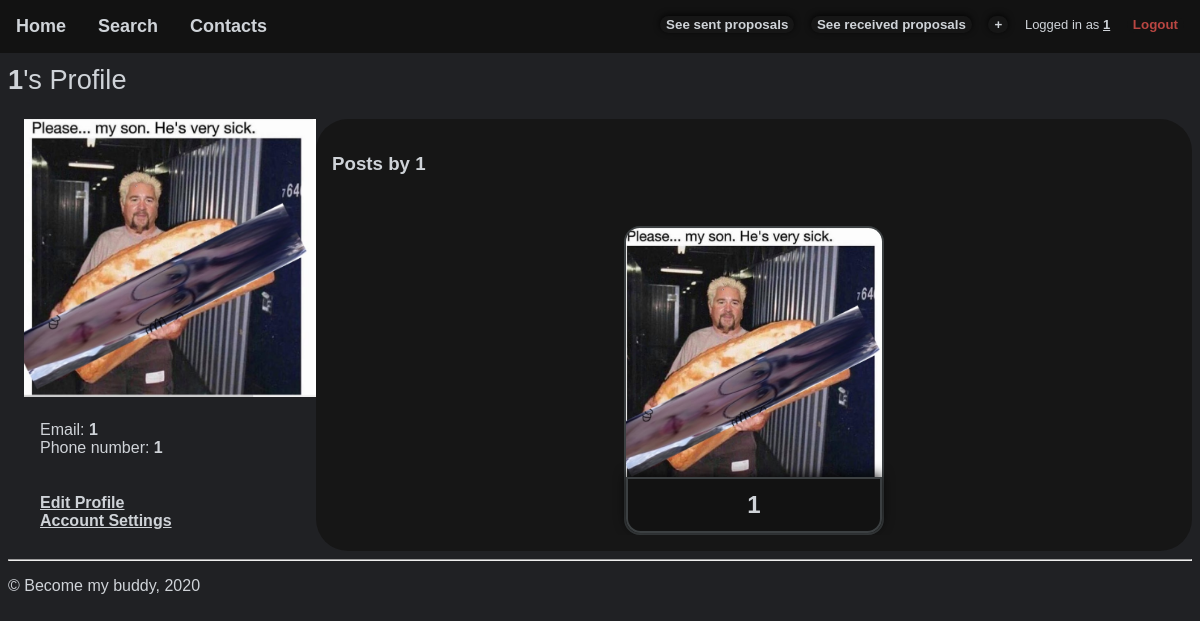
The app's page /pages/profile.php?username=1 (signed in) with its own data.
### tables this page shows
CREATE TABLE User(
    id INTEGER PRIMARY KEY,
    username TEXT UNIQUE NOT NULL,
    password TEXT NOT NULL,
    email TEXT UNIQUE NOT NULL,
    mobile_number CHAR(9) UNIQUE NOT NULL,
    extension TEXT
);

### pages/profile.php (called while the page is built, shortened)
<?php
  require_once '../templates/common/tpl_header_noimg.php';
  require '../database/queries/db_user.php';
  require '../templates/tpl_profile.php';
  $username = $_GET['username'];
  $user_info = getUserInfo($username);
  $user_posts = getPostsByUser($username);
  drawProfile($user_info, $user_posts);
  require_once '../templates/common/tpl_footer.php';
?>

### database/queries/db_user.php (called while the page is built, shortened)
<?php
function getUserInfo($username)
{
    $user_id = getUserId($username)['id'];
    $db = Database::instance()->db();
    $stmt = $db->prepare(
        '
        SELECT id, username, email, mobile_number, extension
        FROM User
        WHERE User.id = ?'
    );
    $stmt->execute(array($user_id));
    $users = $stmt->fetchAll();
    if (count($users) > 0) { return $users[0];
    } else { return null;
    }
}
function getUserId($username)
{
    $db = Database::instance()->db();
    $stmt = $db->prepare(
        'SELECT id FROM User WHERE username LIKE ?'
    );
    $stmt->execute(array($username));
    return $stmt->fetch();
}
?>

### templates/tpl_profile.php (the view, shortened to what this page needs)
<?php
  require '../templates/tpl_list.php';
function drawProfile($user, $user_posts)
{
    $photo_path = "../static/users/" . $user['id'] . "." . $user['extension'];
    ?>
    <h2><b><?php echo $user['username'];?></b>&#39;s Profile</h2>
    <div id="profile">
        <div id="profile-pic">
          <img src="<?php echo $photo_path; ?>" alt="User Profile Picture">
        </div>
        <ul class="nobullets" id="profile-info">
            <li>Email: <b><?php echo $user['email']; ?></b></li>
            <li>Phone number: <b><?php echo $user['mobile_number']; ?></b></li>
        </ul>
        <?php if($user['username'] == $_SESSION['username']) { ?>
          <ul class="nobullets" id="profile-options">
            <li><a class="hoverable" href='../pages/edit_profile.php'>Edit Profile </a></li>
            <li><a class="hoverable" href='../pages/settings.php'>Account Settings</a></li>
          </ul>
        <?php  }?>
        <div id="profile-posts">
          <h3><b>Posts by <?php echo $user['username']?></b></h3>
        </div>
    </div>
    <?php
}
    ?>

### css/style.css (style rules this page uses)
:root { --fonts: helvetica, sans-serif; --background: #202124; --background-dark: #161616; --main: #cfd3d8; --green: #5d8d79; --red: #b94642; --darkGreen: #2f5e4a; --orange: #8d645d; --dark: #121212; --light: #3c4042; --button-corner-radius: 2em; --items-text-corner-radius: 0.6em; --comment-corner-radius: 0.6em; --petimage-corner-radius: 1em; --petimage-corner-radius-inner: 0.85em; --petimage-size: 16em; --petpost-img-size: 18em; }
body { font-family: var(--fonts); color: var(--main); background-color: var(--background); }
h2 { font-size: 1.7em; font-weight: normal; }
a { color: var(--main); font-weight: bold; }
.nobullets { list-style: none; margin: 0; padding: 0; }
#profile { margin-left: 1em; display: grid; grid-template-columns: 1fr 3fr; grid-template-areas: "pf-pic pf-posts" "pf-info pf-posts" "pf-options pf-posts"; }
#profile-pic { grid-area: pf-pic; }
#profile-pic img { width: 100%; max-width: 20em; height: auto; }
#profile-info { grid-area: pf-info; padding: 1em; }
#profile-options { grid-area: pf-options; padding: 1em; }
#profile-posts { grid-area: pf-posts; padding: 1em; background-color: var(--background-dark); border-radius: var(--button-corner-radius); }

### css/layout.css (style rules this page uses)
:root { --top-bar-height: 4em; --bottom-bar-height: 4em; --list_gap: 2em; --list_gap_inv: -2em; --list-height: 48em; }
body { margin-top: var(--top-bar-height); }

### css/responsive.css (style rules this page uses)
:root { --top-bar-height: 4em; }

### records on screen
user: username "1", email "1", mobile_number "1"

### other values on screen
$_SESSION['username'] "1"
$post['name'] "1"
